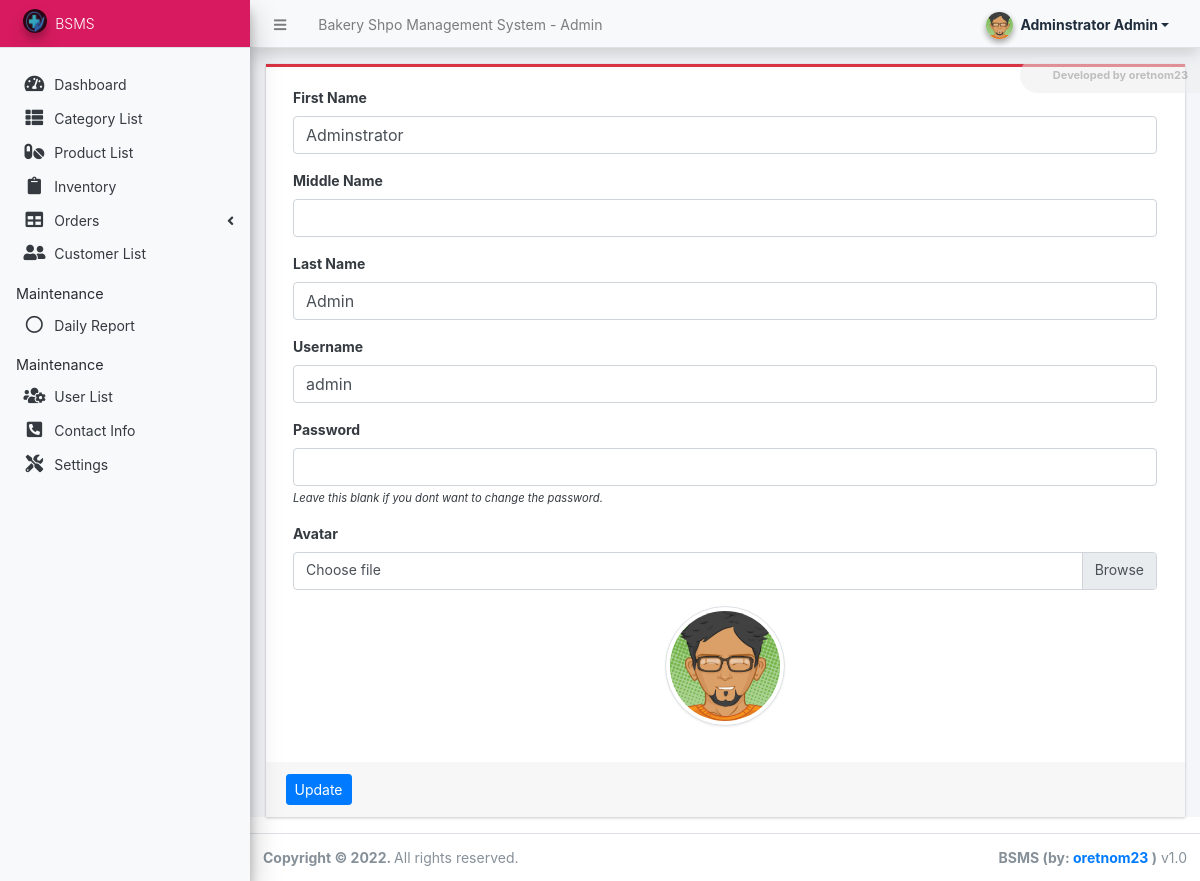
The app's page /admin/?page=user (signed in) with its own data.
### tables this page shows
CREATE TABLE `users` (
  `id` int(50) NOT NULL,
  `firstname` varchar(250) NOT NULL,
  `middlename` text DEFAULT NULL,
  `lastname` varchar(250) NOT NULL,
  `username` text NOT NULL,
  `password` text NOT NULL,
  `avatar` text DEFAULT NULL,
  `last_login` datetime DEFAULT NULL,
  `type` tinyint(1) NOT NULL DEFAULT 0,
  `date_added` datetime NOT NULL DEFAULT current_timestamp(),
  `date_updated` datetime DEFAULT current_timestamp() ON UPDATE current_timestamp()
);

### classes/DBConnection.php (called while the page is built, shortened)
<?php
class DBConnection{
    private $host = DB_SERVER;
    private $username = DB_USERNAME;
    private $password = DB_PASSWORD;
    private $database = DB_NAME;
    public $conn;
    public function __construct(){
        if (!isset($this->conn)) {
            $this->conn = new mysqli($this->host, $this->username, $this->password, $this->database);
        }
    }
}
?>

### classes/SystemSettings.php (called while the page is built, shortened)
<?php
class SystemSettings extends DBConnection{
	function userdata($field = ''){
		if(!empty($field)){
			if(isset($_SESSION['userdata'][$field]))
				return $_SESSION['userdata'][$field];
			else
				return null;
		}else{
			return false;
		}
	}
}
$_settings = new SystemSettings();
?>

### config.php (called while the page is built, shortened)
<?php
require_once('classes/DBConnection.php');
require_once('classes/SystemSettings.php');
function validate_image($file){
    global $_settings;
	if(!empty($file)){
        $ex = explode("?",$file);
        $file = $ex[0];
        $ts = isset($ex[1]) ? "?".$ex[1] : '';
		if(is_file(base_app.$file)){
			return base_url.$file.$ts;
		}else{
			return base_url.($_settings->info('logo'));
		}
	}else{
		return base_url.($_settings->info('logo'));
	}
}
?>

### admin/user/index.php (the view, shortened to what this page needs)
<?php
$user = $conn->query("SELECT * FROM users where id ='".$_settings->userdata('id')."'");
foreach($user->fetch_array() as $k =>$v){
	$meta[$k] = $v;
}
?>
<div class="card card-outline rounded-0 card-danger">
	<div class="card-body">
		<div class="container-fluid">
			<form action="" id="manage-user">
				<div class="form-group">
					<label for="name">First Name</label>
					<input type="text" name="firstname" id="firstname" class="form-control" value="<?php echo isset($meta['firstname']) ? $meta['firstname']: '' ?>" required>
				</div>
				<div class="form-group">
					<label for="name">Middle Name</label>
					<input type="text" name="middlename" id="middlename" class="form-control" value="<?php echo isset($meta['middlename']) ? $meta['middlename']: '' ?>">
				</div>
				<div class="form-group">
					<label for="name">Last Name</label>
					<input type="text" name="lastname" id="lastname" class="form-control" value="<?php echo isset($meta['lastname']) ? $meta['lastname']: '' ?>" required>
				</div>
				<div class="form-group">
					<label for="username">Username</label>
					<input type="text" name="username" id="username" class="form-control" value="<?php echo isset($meta['username']) ? $meta['username']: '' ?>" required  autocomplete="off">
				</div>
				<div class="form-group">
					<label for="password">Password</label>
					<input type="password" name="password" id="password" class="form-control" value="" autocomplete="off">
					<small><i>Leave this blank if you dont want to change the password.</i></small>
				</div>
				<div class="form-group">
					<label for="" class="control-label">Avatar</label>
					<div class="custom-file">
		              <label class="custom-file-label" for="customFile">Choose file</label>
		            </div>
				</div>
				<div class="form-group d-flex justify-content-center">
					<img src="<?php echo validate_image(isset($meta['avatar']) ? $meta['avatar'] :'') ?>" alt="" id="cimg" class="img-fluid img-thumbnail">
				</div>
			</form>
		</div>
	</div>
	<div class="card-footer">
			<div class="col-md-12">
				<div class="row">
					<button class="btn btn-sm btn-primary" form="manage-user">Update</button>
				</div>
			</div>
		</div>
</div>

### admin/user/index.php (style rules this page uses)
img#cimg { height: 15vh; width: 15vh; object-fit: cover; border-radius: 100% 100%; }

### records on screen
users: firstname "Adminstrator", lastname "Admin", username "admin", avatar (picture)

### other values on screen
$_settings->info('name') "Bakery Shpo Management System"
$_settings->userdata('firstname').' '.$_settings->userdata('lastname') "Adminstrator Admin"
$_settings->info('short_name') "BSMS"
